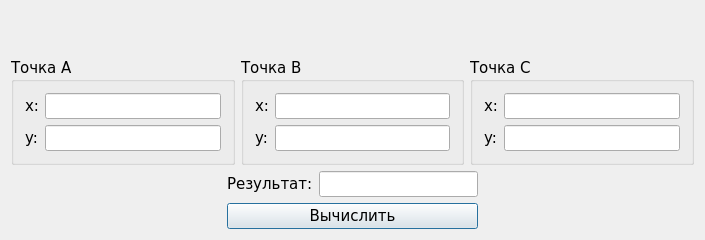
<?xml version="1.0" encoding="UTF-8"?>
<ui version="4.0">
 <class>Dialog</class>
 <widget class="QDialog" name="Dialog">
  <property name="geometry">
   <rect>
    <x>0</x>
    <y>0</y>
    <width>705</width>
    <height>240</height>
   </rect>
  </property>
  <property name="font">
   <font>
    <family>Verdana</family>
    <pointsize>11</pointsize>
   </font>
  </property>
  <property name="windowTitle">
   <string>Сумма расстояний</string>
  </property>
  <layout class="QVBoxLayout" name="verticalLayout_5">
   <item>
    <widget class="QLabel" name="problemLabel">
     <property name="text">
      <string/>
     </property>
     <property name="pixmap">
      <pixmap resource="images.qrc">:/SumOfDistances.png</pixmap>
     </property>
     <property name="scaledContents">
      <bool>true</bool>
     </property>
    </widget>
   </item>
   <item>
    <layout class="QHBoxLayout" name="horizontalLayout_2">
     <item>
      <widget class="QGroupBox" name="groupBox">
       <property name="title">
        <string>Точка А</string>
       </property>
       <layout class="QVBoxLayout" name="verticalLayout">
        <item>
         <layout class="QGridLayout" name="gridLayout">
          <item row="0" column="0">
           <widget class="QLabel" name="x1Label">
            <property name="text">
             <string>x:</string>
            </property>
           </widget>
          </item>
          <item row="0" column="1">
           <widget class="QLineEdit" name="x1LineEdit"/>
          </item>
          <item row="1" column="0">
           <widget class="QLabel" name="y1Label">
            <property name="text">
             <string>y:</string>
            </property>
           </widget>
          </item>
          <item row="1" column="1">
           <widget class="QLineEdit" name="y1LineEdit"/>
          </item>
         </layout>
        </item>
       </layout>
      </widget>
     </item>
     <item>
      <widget class="QGroupBox" name="groupBox_2">
       <property name="title">
        <string>Точка B</string>
       </property>
       <layout class="QVBoxLayout" name="verticalLayout_2">
        <item>
         <layout class="QGridLayout" name="gridLayout_2">
          <item row="0" column="0">
           <widget class="QLabel" name="x2Label">
            <property name="text">
             <string>x:</string>
            </property>
           </widget>
          </item>
          <item row="0" column="1">
           <widget class="QLineEdit" name="x2LineEdit"/>
          </item>
          <item row="1" column="0">
           <widget class="QLabel" name="y2Label">
            <property name="text">
             <string>y:</string>
            </property>
           </widget>
          </item>
          <item row="1" column="1">
           <widget class="QLineEdit" name="y2LineEdit"/>
          </item>
         </layout>
        </item>
       </layout>
      </widget>
     </item>
     <item>
      <widget class="QGroupBox" name="groupBox_3">
       <property name="title">
        <string>Точка C</string>
       </property>
       <layout class="QVBoxLayout" name="verticalLayout_3">
        <item>
         <layout class="QGridLayout" name="gridLayout_3">
          <item row="0" column="0">
           <widget class="QLabel" name="x3Label">
            <property name="text">
             <string>x:</string>
            </property>
           </widget>
          </item>
          <item row="0" column="1">
           <widget class="QLineEdit" name="x3LineEdit"/>
          </item>
          <item row="1" column="0">
           <widget class="QLabel" name="y3Label">
            <property name="text">
             <string>y:</string>
            </property>
           </widget>
          </item>
          <item row="1" column="1">
           <widget class="QLineEdit" name="y3LineEdit"/>
          </item>
         </layout>
        </item>
       </layout>
      </widget>
     </item>
    </layout>
   </item>
   <item>
    <layout class="QHBoxLayout" name="horizontalLayout_3">
     <item>
      <spacer name="horizontalSpacer">
       <property name="orientation">
        <enum>Qt::Horizontal</enum>
       </property>
       <property name="sizeHint" stdset="0">
        <size>
         <width>40</width>
         <height>20</height>
        </size>
       </property>
      </spacer>
     </item>
     <item>
      <layout class="QVBoxLayout" name="verticalLayout_4">
       <item>
        <layout class="QHBoxLayout" name="horizontalLayout">
         <item>
          <widget class="QLabel" name="resultLabel">
           <property name="text">
            <string>Результат:</string>
           </property>
          </widget>
         </item>
         <item>
          <widget class="QLineEdit" name="resultLineEdit">
           <property name="readOnly">
            <bool>true</bool>
           </property>
          </widget>
         </item>
        </layout>
       </item>
       <item>
        <widget class="QPushButton" name="resultButton">
         <property name="text">
          <string>Вычислить</string>
         </property>
        </widget>
       </item>
      </layout>
     </item>
     <item>
      <spacer name="horizontalSpacer_2">
       <property name="orientation">
        <enum>Qt::Horizontal</enum>
       </property>
       <property name="sizeHint" stdset="0">
        <size>
         <width>40</width>
         <height>20</height>
        </size>
       </property>
      </spacer>
     </item>
    </layout>
   </item>
  </layout>
 </widget>
 <layoutdefault spacing="6" margin="11"/>
 <resources>
  <include location="images.qrc"/>
 </resources>
 <connections/>
</ui>
